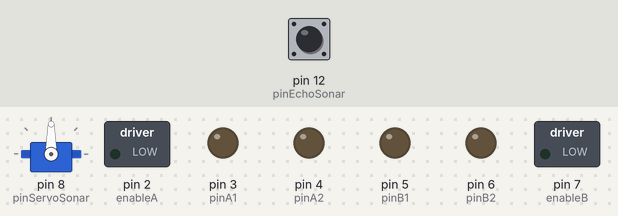
Bench run of a sketch on a simulated Arduino Uno, built with avr-gcc and run on an emulated ATmega328P. Shown: servo, switched loads named in the sketch (green lamp = pin HIGH), output pins drawn as LEDs (lit = HIGH). The test bench sets the inputs (shaded band); at power-on: pin 12 (pinEchoSonar) LOW. Pins used as bus, display or sensor lines are not drawn.

Above: at 1.8 s.
1.9 s: pin 12 (pinEchoSonar) pulsed HIGH 2 times (0.12 s each, 0.3 s apart)
At 3.5 s:
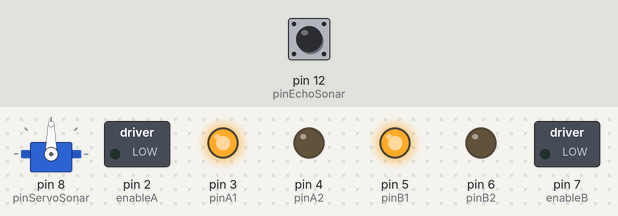
At 4.7 s:
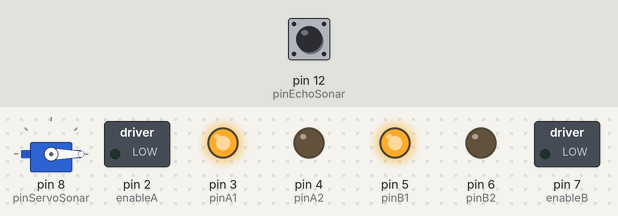
5.5 s: pin 12 (pinEchoSonar) pulsed HIGH 5 times (0.12 s each, 0.3 s apart)
At 6.6 s:
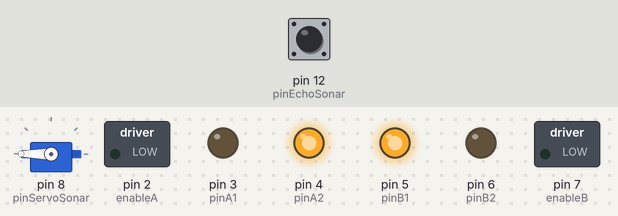
Timing chart, 0 to 22.0 s (numbered marks = the images above; inputs shaded):
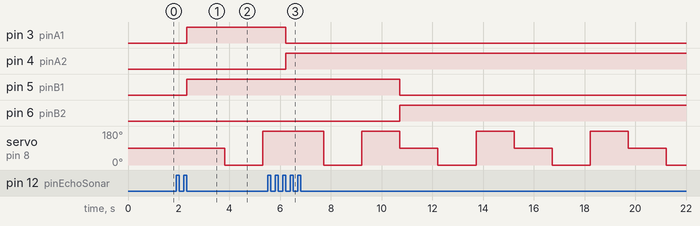

Measured:
- after the input at 1.9 s, pin 3 (pinA1), pin 5 (pinB1): LOW → HIGH after 0.42 s
- after the input at 5.5 s, pin 3 (pinA1): HIGH → LOW after 0.72 s instead of 1.3 s; pin 4 (pinA2): LOW → HIGH after 0.72 s instead of 1.3 s; pin 5 (pinB1): HIGH → LOW after 5.2 s instead of 1.3 s; pin 6 (pinB2): LOW → HIGH after 5.2 s instead of 1.3 s
- by itself, servo on pin 8 (pinServoSonar): repeats every 4.5 s: 180° 1.5 s, 90° 1.5 s, 0° 1.5 s

The sketch:

byResponse.ino
```cpp
#include <Servo.h>
int LINEA=0;
int NOLINEA=1;

// Motor A pins (enableA = enable motor, pinA1 = forward, pinA2 = backward)
int enableA = 2;
int pinA1 = 3;
int pinA2 = 4;

//Motor B pins (enabledB = enable motor, pinB2 = forward, pinB2 = backward)
int enableB = 7;
int pinB1 = 5;
int pinB2 = 6;

//This lets you run the loop a single time for testing
//boolean run = true;
boolean tiempoAlSuelo = true;

//Servo Sonar variables
Servo servoSonar;
int pinServoSonar = 8;

//Sonar variables
long distanciaSonar;
long tiempoRespuestaSonar;

int pinTrigSonar = 13;
int pinEchoSonar = 12;


void setup() {
  Serial.begin(9600);
  pinMode(enableA, OUTPUT);
  pinMode(pinA1, OUTPUT);
  pinMode(pinA2, OUTPUT);

  pinMode(enableB, OUTPUT);
  pinMode(pinB1, OUTPUT);
  pinMode(pinB2, OUTPUT);

  servoSonar.attach(pinServoSonar);

  pinMode(pinTrigSonar , OUTPUT); /* trig envía el pulso ultrasónico */
  pinMode(pinEchoSonar, INPUT); /* Echo capta el rebote del pulso ultrasónico*/
}

void loop() {
  if (tiempoAlSuelo) {
    delay(1000);
    leerSonar();
    tiempoAlSuelo = false;
  }

    //Inicialiación

    //Leemos sonar para saber si podemos ir forward
    //Si la distancia es de mas de 30 cm podemos seguir adelante

    leerSonar();
    if(distanciaSonar > 20){
        //Go forward
        forward(500);
    }else{
      //Si hay un obstaculo a menos de 10 cm habra que girar.
      //Comprobamos obtáculos a derecha
      comprobarObstaculoSonarDcha();
      //Si no hay obstáculos en 10 cm, vamos a la derecha
      if(distanciaSonar > 10){
        turnRight(500);
      } else{
        comprobarObstaculoSonarIzq();
        if(distanciaSonar > 10){
          turnLeft(500);
        } else{
          //Camino bloqueado en frente, izq y dcha. Vamos hacia atras.
          backward(500);
        }
      }
    }
    /*


    //Go backward
    backward(800);
    //Go forward
    forward(400);
    //Turn left
    turnLeft(400);
    coast(200);
    forward(800);
    backward(800);
    //Turn right
    turnRight(800);
    coast(200);
    //This stops the loop
    //run = false;
*/

    //servoSonar.write(0);
    //delay(500);

    //delay(5000);
    //servoSonar.write(180);
    //delay(500);
}


void comprobarObstaculoSonarDcha(){
 // Serial.println("Comprobando a Dcha");
  servoSonar.write(0);
  delay(500);
  leerSonar();
}

void comprobarObstaculoSonarIzq(){
 // Serial.println("Comprobando a Izq");
  servoSonar.write(180);
  delay(500);
  leerSonar();
}

void leerSonar(){
  digitalWrite(pinTrigSonar,LOW); /* Por seguridad volvemos a poner el Trig a LOW*/
  delayMicroseconds(5);

  digitalWrite(pinTrigSonar, HIGH); /* Emitimos el pulso ultrasónico */
  delayMicroseconds(10);

  tiempoRespuestaSonar = pulseIn(pinEchoSonar, HIGH); /* Medimos la longitud del pulso entrante Cuanto tiempo tarda la entrada en pasar de HIGH a LOW retorna microsegundos */
 // Serial.println("Tiempo "+ String(tiempoRespuestaSonar)+" microsegundos");

  distanciaSonar = int(0.017*tiempoRespuestaSonar); /* Calcular la distancia conociendo la velocidad */
 // Serial.println("Distancia "+ String(distanciaSonar)+"cm");

  //delay(100);
}

//Define high-level H-bridge commands

void enableMotors()
{
 motorAOn();
 motorBOn();
}

void disableMotors()
{
 motorAOff();
 motorBOff();
}

void forward(int time)
{
 servoSonar.write(90);
 motorAForward();
 motorBForward();
 delay(time);
}

void backward(int time)
{
 servoSonar.write(90);
 motorABackward();
 motorBBackward();
 delay(time);
}

void turnLeft(int time)
{
 motorABackward();
 motorBForward();
 delay(time);
}

void turnRight(int time)
{
 motorAForward();
 motorBBackward();
 delay(time);
}

void coast(int time)
{
 motorACoast();
 motorBCoast();
 delay(time);
}

void brake(int time)
{
 motorABrake();
 motorBBrake();
 delay(time);
}
//Define low-level H-bridge commands

//enable motors
void motorAOn()
{
 digitalWrite(enableA, HIGH);
}

void motorBOn()
{
 digitalWrite(enableB, HIGH);
}

 //disable motors
void motorAOff()
{
 digitalWrite(enableB, LOW);
}

void motorBOff()
{
 digitalWrite(enableA, LOW);
}

 //motor A controls
void motorAForward()
{
 digitalWrite(pinA1, HIGH);
 digitalWrite(pinA2, LOW);
}

void motorABackward()
{
 digitalWrite(pinA1, LOW);
 digitalWrite(pinA2, HIGH);
}

//motor B controls
void motorBForward()
{
 digitalWrite(pinB1, HIGH);
 digitalWrite(pinB2, LOW);
}

void motorBBackward()
{
 digitalWrite(pinB1, LOW);
 digitalWrite(pinB2, HIGH);
}

//coasting and braking
void motorACoast()
{
 digitalWrite(pinA1, LOW);
 digitalWrite(pinA2, LOW);
}

void motorABrake()
{
 digitalWrite(pinA1, HIGH);
 digitalWrite(pinA2, HIGH);
}

void motorBCoast()
{
 digitalWrite(pinB1, LOW);
 digitalWrite(pinB2, LOW);
}

void motorBBrake()
{
 digitalWrite(pinB1, HIGH);
 digitalWrite(pinB2, HIGH);
}
```
